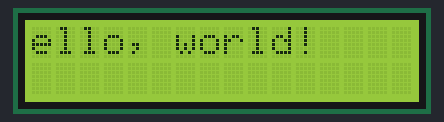
A sketch run on a simulated Arduino Uno, built with avr-gcc and run on an emulated ATmega328P. Parts: 16×2 character LCD.

Above: at 0.27 s.
At 12.4 s:
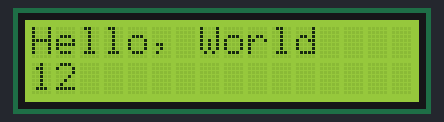
At 15.7 s:
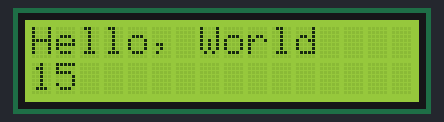
At 19.8 s:
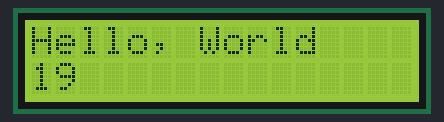
At 32.6 s:
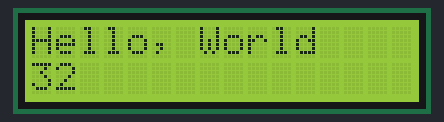
At 39.2 s:
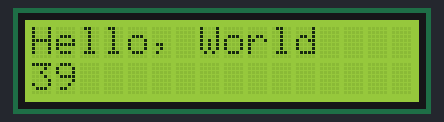

Measured:
- what the display in image 1 shows lasts 0.5 s, from 12.4 s to 12.9 s

The sketch:

HelloWorld.ino
```cpp
//YWROBOT
//Compatible with the Arduino IDE 1.0
//Library version:1.1
#include <Wire.h>
#include <LiquidCrystal_I2C.h>

// 0x3F, 0x27
LiquidCrystal_I2C lcd(0x27,16,2);  // set the LCD address to 0x27 for a 16 chars and 2 line display

void setup(){
  lcd.init();      // initialize the lcd

  // Print a message to the LCD.
  lcd.backlight(); // 뒤에 불 밝혀줌
  lcd.setCursor(0,0);
  lcd.print("Hello, world!");
  // lcd.setCursor(0,1);
  // lcd.print("Ywrobot Arduino!");

}


void loop(){
  // 글자를 왼쪽으로 움직이기
  for(int posCnt=0; posCnt<13; posCnt++) {
    lcd.scrollDisplayLeft();
    delay(400);
  }

  // 글자를 왼쪽으로 움직이기
  for(int posCnt=0; posCnt<29; posCnt++) {
    lcd.scrollDisplayRight();
    delay(150);
  }

  // 글자를 왼쪽으로 움직이기
  for(int posCnt=0; posCnt<16; posCnt++) {
    lcd.scrollDisplayLeft();
    delay(150);
  }

  // 10번 깜박이게 만들기
  for(int i=0; i<10; i++) {
    lcd.clear();
    delay(300);
    lcd.setCursor(0,0);
    lcd.print("Hello, World");
    lcd.setCursor(0,1);
    lcd.print(millis()/1000);
    delay(500);
  }


}
```
